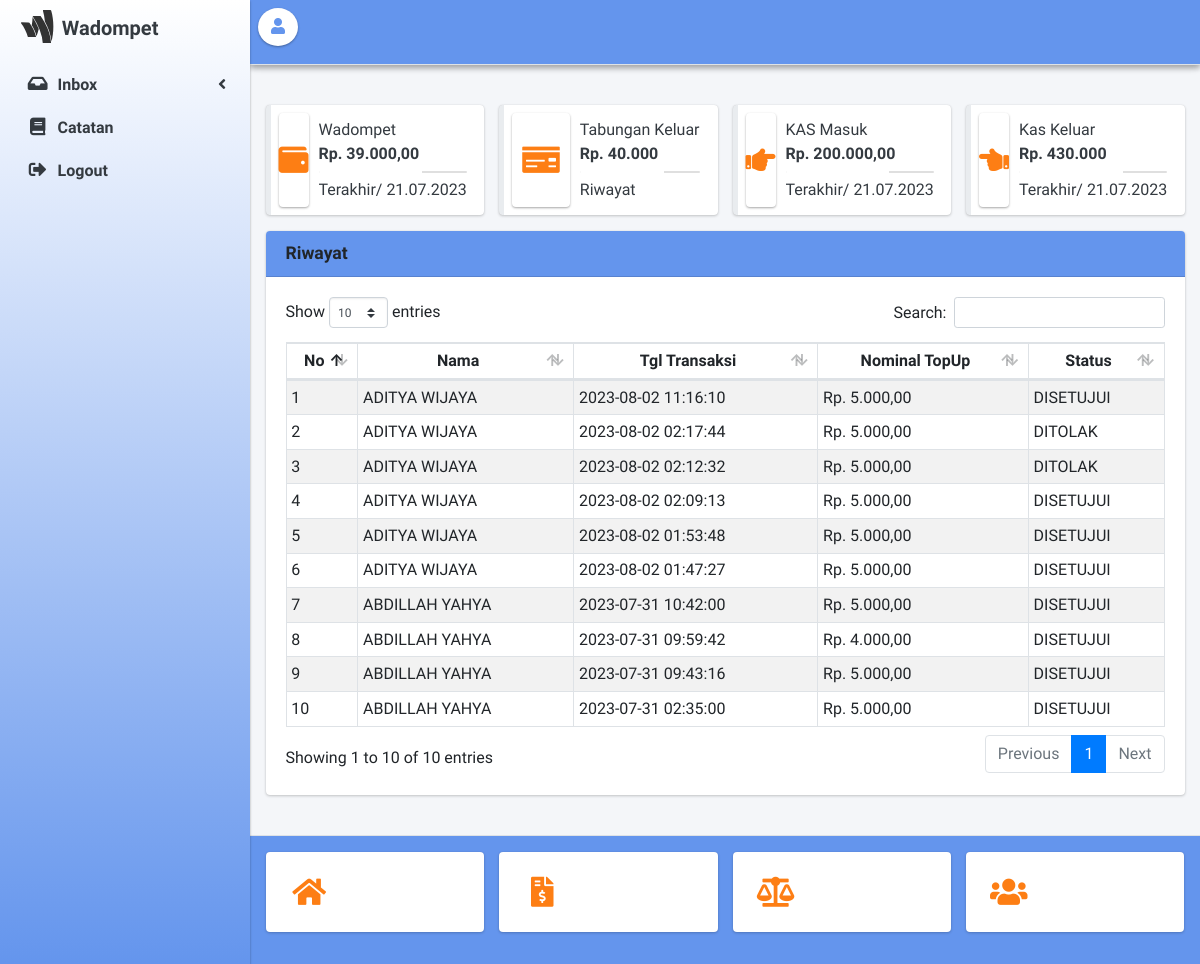
Screenshot of /admin.php (signed in) with the database file from the repository.
### tables this page shows
CREATE TABLE `uang_kas` (
  `id_kas` int(10) NOT NULL,
  `total_kas` int(10) NOT NULL
);

CREATE TABLE `tb_user` (
  `id_user` int(10) NOT NULL,
  `nama_lengkap` varchar(35) NOT NULL,
  `position` varchar(35) NOT NULL,
  `user` char(15) NOT NULL,
  `pass` varchar(225) NOT NULL,
  `email` varchar(100) NOT NULL,
  `no_whatsapp` varchar(13) NOT NULL,
  `temp_lahir` varchar(50) NOT NULL,
  `tgl_lahir` date NOT NULL,
  `alamat_sekarang` varchar(225) NOT NULL,
  `img_profile` varchar(100) NOT NULL,
  `id_level` int(10) NOT NULL
);

CREATE TABLE `riwayat_topup` (
  `id_riwayat` int(10) NOT NULL,
  `id_dompet` int(10) NOT NULL,
  `tgl_trx` datetime NOT NULL,
  `saldo_masuk` int(10) NOT NULL,
  `saldo_keluar` int(10) NOT NULL,
  `status` varchar(10) NOT NULL
);

### admin/home.php (the view)
<?php
$sqlkas = mysqli_query($koneksi, "select * from uang_kas");
$jmlkas = mysqli_fetch_array($sqlkas);
$dompet = mysqli_query($koneksi, "select sum(isi_dompet) as dompet from dompet_user");
$dtdompet = mysqli_fetch_array($dompet);
?>
<div class="row">
  <div class="col-md-3 col-sm-6 col-12"><a href="?page=tabungan" class="text-dark">
    <div class="info-box callout callout-grey">
      <span class="info-box-icon text-orange elevation-1"><i class="fas fa-wallet"></i></span>
      <div class="info-box-content">
      <span class="info-box-text">Wadompet</span>
        <span class="info-box-number"><?= rupiah($dtdompet['dompet']); ?></span>
        <div class="progress">
          <div class="progress-bar" style="width: 70%"></div>
        </div>
        <span class="progress-description">
          Terakhir/ 21.07.2023
        </span>
      </div>
     </div>
  </a>
  </div>
  <div class="col-md-3 col-sm-6 col-12"><a href="?page=riwayat_tabungan" class="text-dark">
    <div class="info-box callout callout-grey">
      <span class="info-box-icon text-orange elevation-1"><i class="fas fa-money-check"></i></span>
      <div class="info-box-content">
        <span class="info-box-text">Tabungan Keluar</span>
        <span class="info-box-number">Rp. 40.000</span>
        <div class="progress">
          <div class="progress-bar" style="width: 70%"></div>
        </div>
        <span class="progress-description">
          Riwayat
        </span>
      </div>
    </div>
  </a>
  </div>
  <div class="col-md-3 col-sm-6 col-12"><a href="?page=kas_masuk" class="text-dark">
    <div class="info-box callout callout-grey">
      <span class="info-box-icon text-orange elevation-1"><i class="fas fa-hand-point-right"></i></span>
      <div class="info-box-content">
        <span class="info-box-text">KAS Masuk</span>
        <span class="info-box-number"><?= rupiah($jmlkas['total_kas']); ?></span>
        <div class="progress">
          <div class="progress-bar" style="width: 70%"></div>
        </div>
        <span class="progress-description">
          Terakhir/ 21.07.2023
        </span>
      </div>
    </div>
  </a>
  </div>
  <div class="col-md-3 col-sm-6 col-12"><a href="?page=kas_keluar" class="text-dark">
    <div class="info-box callout callout-grey">
      <span class="info-box-icon text-orange elevation-1"><i class="fas fa-hand-point-left"></i></span>
      <div class="info-box-content">
        <span class="info-box-text">Kas Keluar</span>
        <span class="info-box-number">Rp. 430.000</span>
        <div class="progress">
          <div class="progress-bar" style="width: 70%"></div>
        </div>
        <span class="progress-description">
          Terakhir/ 21.07.2023
        </span>
      </div>
    </div>
  </a>
  </div>
</div>
<div class="row">
  <div class="col-sm-12">
  <div class="card">
    <div class="card-header bg-nav">
      <h1 class="card-title text-bold float-left">Riwayat</h1>
    </div>
    <div class="card-body">
      <table id="example1" class="table table-sm table-bordered table-striped">
        <thead>
          <tr class="text-center">
            <th>No</th>
            <th>Nama</th>
            <th>Tgl Transaksi</th>
            <th>Nominal TopUp</th>
            <th>Status</th>
          </tr>
        </thead>
        <tbody>
          <?php
          $no=1;
          $query = mysqli_query($koneksi, "select * from tb_user x inner join dompet_user y on y.id_user = x.id_user inner join riwayat_topup z on z.id_dompet = y.id_dompet group by id_riwayat desc");
          while ($data = mysqli_fetch_array($query)) {
          ?>
          <tr>
            <td><?= $no++; ?></td>
            <td><?= $data['nama_lengkap']; ?></td>
            <td><?= $data['tgl_trx']; ?></td>
            <td><?= rupiah($data['saldo_masuk']); ?></td>
            <td><?= $data['status']; ?></td>
          </tr>
          <?php }
          ?>
        </tbody>
      </table>
    </div>
  </div>
  </div>
</div>

### admin.php (style rules this page uses)
.bg-nav { background-image: linear-gradient(#6495ED, #6495ED); }

### rows the page displays
uang_kas: total_kas "Rp. 200.000,00"
tb_user: nama_lengkap "ADITYA WIJAYA", riwayat_topup.tgl_trx "2023-08-02 11:16:10", riwayat_topup.saldo_masuk "Rp. 5.000,00", riwayat_topup.status "DISETUJUI", riwayat_topup.tgl_trx "2023-08-02 02:17:44", riwayat_topup.status "DITOLAK", riwayat_topup.tgl_trx "2023-08-02 02:12:32", riwayat_topup.tgl_trx "2023-08-02 02:09:13", riwayat_topup.tgl_trx "2023-08-02 01:53:48", riwayat_topup.tgl_trx "2023-08-02 01:47:27"
tb_user: nama_lengkap "ABDILLAH YAHYA", riwayat_topup.tgl_trx "2023-07-31 10:42:00", riwayat_topup.saldo_masuk "Rp. 5.000,00", riwayat_topup.status "DISETUJUI", riwayat_topup.tgl_trx "2023-07-31 09:59:42", riwayat_topup.saldo_masuk "Rp. 4.000,00", riwayat_topup.tgl_trx "2023-07-31 09:43:16", riwayat_topup.tgl_trx "2023-07-31 02:35:00"

### other values shown
rupiah($dtdompet['dompet']) "Rp. 39.000,00"
